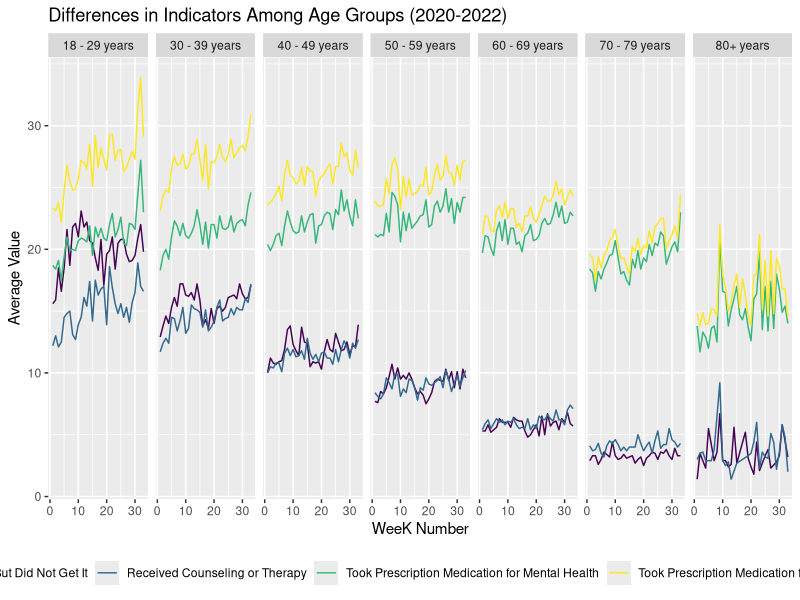
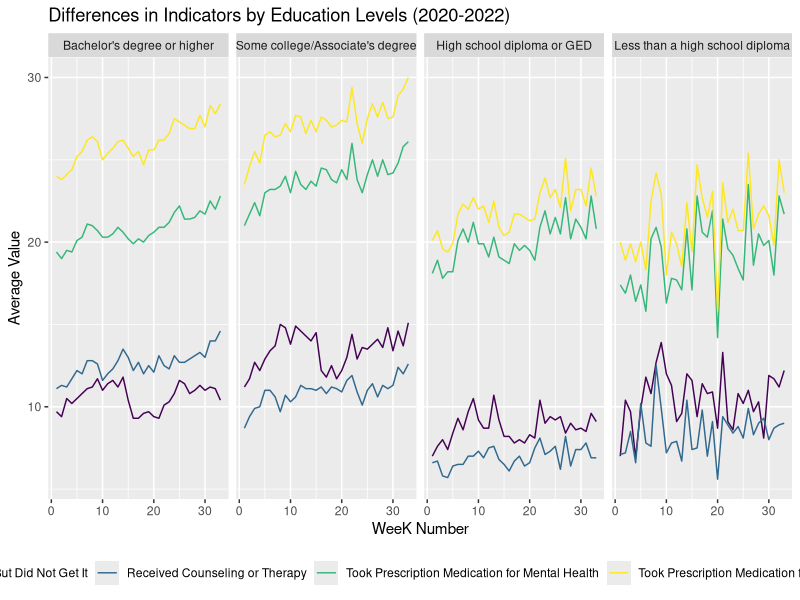

Recreate these plots in R, in order.
## ---- chunk 1
library(tidyverse)
library(ggridges)
library(patchwork)

library(modelr)
library(purrr)
library(broom)
library(dplyr)


knitr::opts_chunk$set(
	echo = TRUE,
	warning = FALSE,
	fig.width = 8, 
  fig.height = 6,
  out.width = "90%"
)

theme_set(theme_minimal() + theme(legend.position = "bottom"))

options(
  ggplot2.continuous.colour = "viridis",
  ggplot2.continuous.fill = "viridis"
)

scale_colour_discrete = scale_colour_viridis_d
scale_fill_discrete = scale_fill_viridis_d
## ---- chunk 2
 tidy = 
  read.csv("data/tidydata.csv") |>
  mutate(
    start_dates = as.Date(start_dates))
## ---- chunk 3
#Filtering the dataset to age and united states
age_plot <- tidy |> 
  filter(group == "Age", state == "United States")

#Renaming the "80 years and above" subgroup to 80+ years
age_plot$subgroup[age_plot$subgroup == "80 years and above"] = "80+ years"

#Ploting the age group
age_plot |> 
  group_by(indicator, week_number, subgroup) |>
  ggplot(aes(x = week_number, y = value, color = indicator)) +
  geom_line() +
  facet_grid(. ~ subgroup) +
  labs(
    x = "WeeK Number",
    y = "Average Value",
    title = "Differences in Indicators Among Age Groups (2020-2022)") +
  theme_gray() +
  theme(legend.position = "bottom")

age_plot
## ---- chunk 4
#Filtering the dataset to age and united states, relevel the subgroup, and plot the education plot 
ed_plot= 
  tidy |>
  filter(group == "Education", state == "United States") |> 
   mutate(ed_name = forcats::fct_relevel(subgroup, c("Bachelor's degree or higher",
                                                     "Some college/Associate's degree", "High school diploma or GED", "Less than a high school diploma"))) |> 
  group_by(start_dates, ed_name, indicator) |> 
  ggplot(aes(x = week_number, y = value, color = indicator)) +
  geom_line() +
  facet_grid(. ~ ed_name) +
  labs(
    x = "WeeK Number",
    y = "Average Value",
    title = "Differences in Indicators by Education Levels (2020-2022)") +
  theme_gray() +
  theme(legend.position = "bottom")

ed_plot
